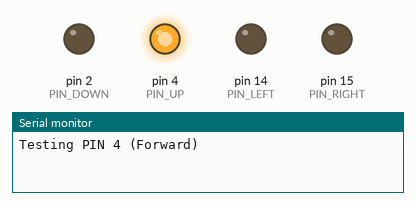
Simulated run of this sketch. Board: Arduino Uno, built with avr-gcc and run on an emulated ATmega328P. Shown: output pins drawn as LEDs (lit = HIGH), the last lines printed to the serial monitor.

Above: at 0.5 s.
At 1.5 s:
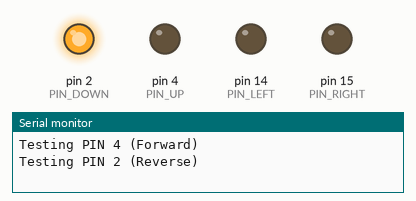
At 2.5 s:
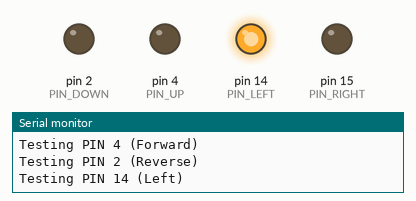
At 3.5 s:
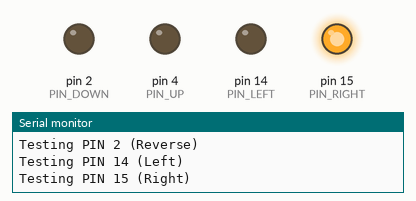
At 4.2 s:
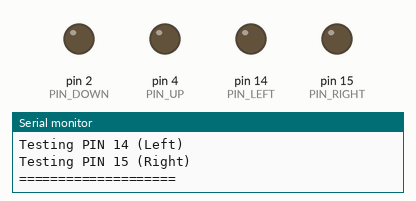
Timing chart, 0 to 5.9 s (numbered marks = the images above):
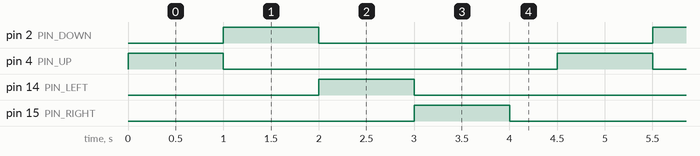

Measured:
- by itself, pin 2 (PIN_DOWN), pin 4 (PIN_UP), pin 14 (PIN_LEFT), pin 15 (PIN_RIGHT): alternates HIGH for 1.0 s and LOW for 3.5 s
- by itself, everything shown: repeats every 4.5 s, in 5 steps

The sketch:

test_leds.ino
```cpp
// test_leds.ino
// Pure Hardware Test - No Wi-Fi, No Python.
// Flashes each LED one by one in a loop to verify wiring.

const int PIN_UP    = 4;   // Forward
const int PIN_DOWN  = 2;   // Reverse
const int PIN_LEFT  = 14;  // Left
const int PIN_RIGHT = 15;  // Right

void setup() {
    Serial.begin(115200);

    pinMode(PIN_UP,    OUTPUT);
    pinMode(PIN_DOWN,  OUTPUT);
    pinMode(PIN_LEFT,  OUTPUT);
    pinMode(PIN_RIGHT, OUTPUT);
}

void loop() {
    Serial.println("Testing PIN 4 (Forward)");
    digitalWrite(PIN_UP, HIGH);
    delay(1000);
    digitalWrite(PIN_UP, LOW);

    Serial.println("Testing PIN 2 (Reverse)");
    digitalWrite(PIN_DOWN, HIGH);
    delay(1000);
    digitalWrite(PIN_DOWN, LOW);

    Serial.println("Testing PIN 14 (Left)");
    digitalWrite(PIN_LEFT, HIGH);
    delay(1000);
    digitalWrite(PIN_LEFT, LOW);

    Serial.println("Testing PIN 15 (Right)");
    digitalWrite(PIN_RIGHT, HIGH);
    delay(1000);
    digitalWrite(PIN_RIGHT, LOW);

    Serial.println("====================");
    delay(500);
}
```
